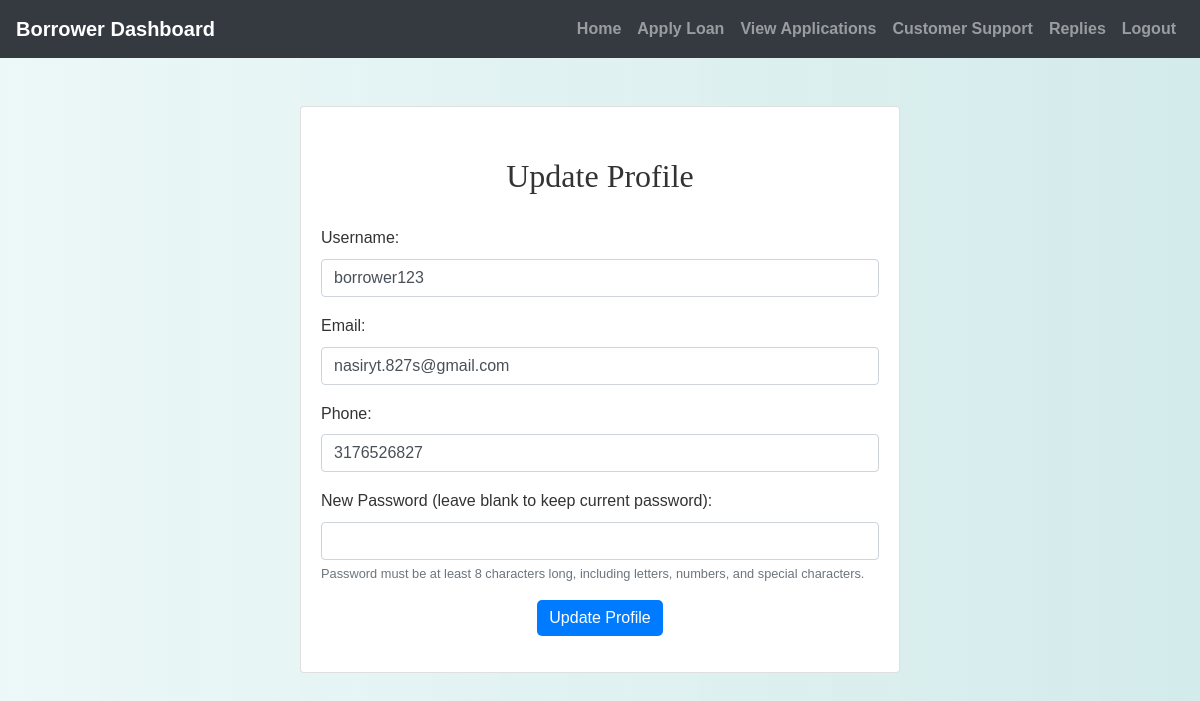
The app's page /borrower/update_profile.php (signed in) with its own data.
### tables this page shows
CREATE TABLE `users` (
  `id` int(11) NOT NULL,
  `username` varchar(50) NOT NULL,
  `password` varchar(255) NOT NULL,
  `email` varchar(100) NOT NULL,
  `phone` varchar(20) NOT NULL,
  `reset_token` varchar(255) DEFAULT NULL,
  `usertype` enum('borrower','lender') NOT NULL DEFAULT 'borrower',
  `status` varchar(20) DEFAULT 'pending'
);

### borrower/update_profile.php (the view, shortened to what this page needs)
<?php
include 'config.php';
$user_id = $_SESSION["id"];
$query = "SELECT * FROM users WHERE id = ?";
if ($stmt = mysqli_prepare($conn, $query)) {
    mysqli_stmt_bind_param($stmt, "i", $user_id);
    mysqli_stmt_execute($stmt);
    $result = mysqli_stmt_get_result($stmt);
    $row = mysqli_fetch_assoc($result);
}
?>
<!DOCTYPE html>
<html>
<head>
    <link rel="stylesheet" href="https://maxcdn.bootstrapcdn.com/bootstrap/4.5.2/css/bootstrap.min.css">
    <link rel="stylesheet" href="../css/style.css">
</head>
<body>
    <?php include('navbar.php'); ?>
    <div class="container mt-5 mb-5">
    <div class="card mx-auto" style="max-width: 600px;">
    <div class="card-body">
        <div class="form-container">
            <h2>Update Profile</h2>
            <form action="" method="POST">
                <div class="form-group">
                    <label for="username">Username:</label>
                    <input type="text" class="form-control" id="username" name="username" value="<?php echo htmlspecialchars($row['username']); ?>" required>
                </div>
                <div class="form-group">
                    <label for="email">Email:</label>
                    <input type="email" class="form-control" id="email" name="email" value="<?php echo htmlspecialchars($row['email']); ?>" required>
                </div>
                <div class="form-group">
                    <label for="phone">Phone:</label>
                    <input type="text" class="form-control" id="phone" name="phone" value="<?php echo htmlspecialchars($row['phone']); ?>" required>
                </div>
                <div class="form-group">
                    <label for="password">New Password (leave blank to keep current password):</label>
                    <input type="password" class="form-control" id="password" name="password">
                    <small class="form-text text-muted">Password must be at least 8 characters long, including letters, numbers, and special characters.</small>
                </div>
                <div class="form-group text-center">
                    <button type="submit" class="btn btn-primary">Update Profile</button>
                </div>
            </form>
        </div>
    </div>
    </div>
    </div>
</body>
</html>

### css/style.css (style rules this page uses)
body { background: linear-gradient(90deg, rgba(233, 246, 246, 0.831), rgba(207, 233, 233, 0.9)); font-family: 'Arial', sans-serif; color: #333; line-height: 1.6; }
h1, h2, h3, h4 { text-align: center; margin-top: 30px; margin-bottom: 30px; font-family: 'Georgia', serif; }
.container { margin-bottom: 40px; }
.btn-primary { color: #fff; border: none; border-radius: 5px; cursor: pointer; transition: background-color 0.3s ease; }

### records on screen
users: username "borrower123", email "nasiryt.827s@gmail.com", phone "3176526827"
